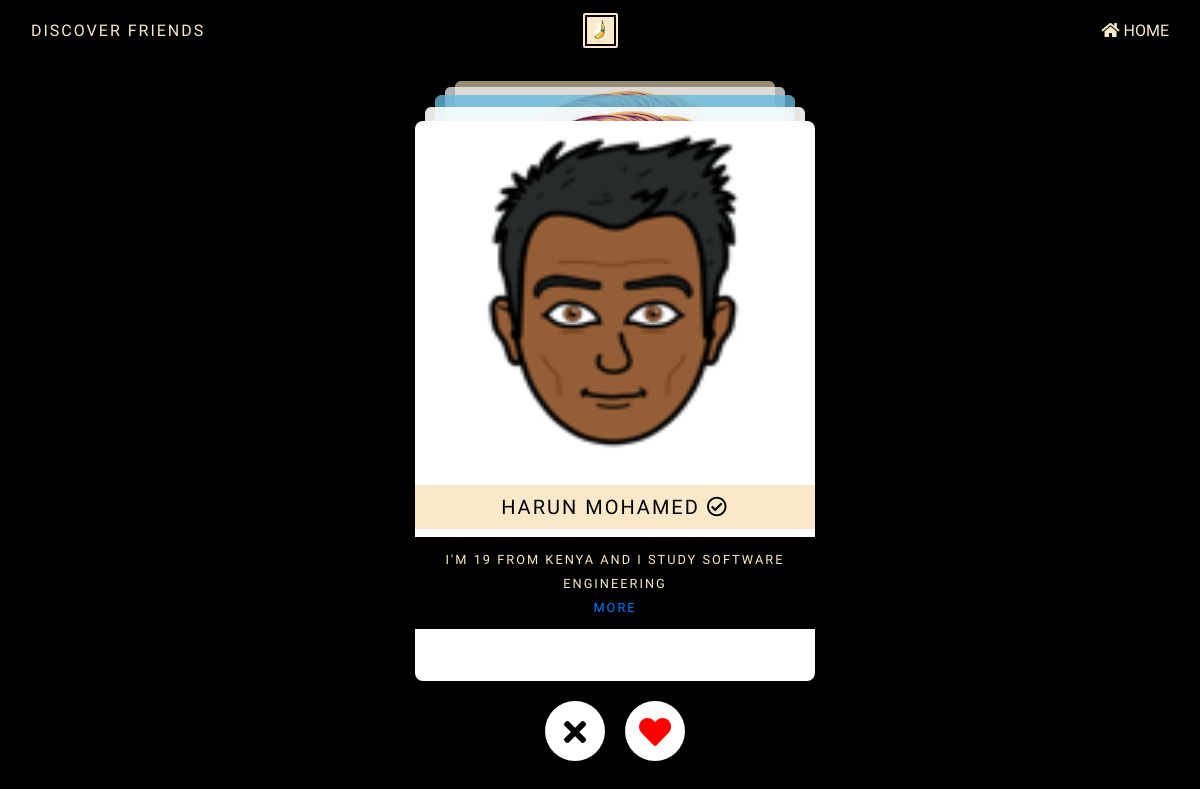
The app's page /discover with its own data.
### bambiv3/models.py (models this page shows, shortened)
class User(db.Model, UserMixin):
	id = db.Column(db.Integer, primary_key=True)
	username = db.Column(db.String(20), unique=True, nullable=False)
	email = db.Column(db.String(120), unique=True, nullable=False)
	image_file = db.Column(db.String(20), nullable=False, default='default.jpg')
	password = db.Column(db.String(60), nullable=False)
	department = db.Column(db.String(20), nullable=False)
	student_number = db.Column(db.Integer(), unique=True, nullable=False)
	age = db.Column(db.Integer(), nullable=False)
	country = db.Column(db.String(20), nullable=False)
	hobby = db.Column(db.String(20), nullable=False)
	posts = db.relationship('Post', backref='author', lazy=True)

### bambiv3/main/routes.py (the view)
@main.route('/discover')
def discover():
	users = User.query.all()
	return render_template('discover.html', users=users)

### bambiv3/templates/discover.html (shortened to what this page needs)
<!DOCTYPE html>
<html lang="en" >
<head>
    <link rel="stylesheet" href="https://cdnjs.cloudflare.com/ajax/libs/normalize/5.0.0/normalize.min.css">
    <link rel="stylesheet" href="https://stackpath.bootstrapcdn.com/bootstrap/4.1.3/css/bootstrap.min.css">
  <link rel='stylesheet' href='https://maxcdn.bootstrapcdn.com/font-awesome/4.7.0/css/font-awesome.min.css'>
  <link rel="stylesheet" href="https://use.fontawesome.com/releases/v5.4.2/css/all.css">
</head>
<body>
<div class="container-fluid">
  <nav class="navbar navbar-expand-md navbar-dark ">
    <div class="navbar-collapse collapse w-100 order-1 order-md-0 dual-collapse2">
        <ul class="navbar-nav mr-auto">
            <li>
              <span class="logo" title="Here you can Discover New Friends who share things in common with you">DISCOVER FRIENDS</span>
            </li>
        </ul>
    </div>
    <div class="mx-auto order-0">
      <a class="navbar-brand mx-auto" href="#">
        <img src="{{ url_for('static', filename='profile_pics/' + 'logo.png') }}" width="35" height="35" class="d-inline-block align-top" alt="" style="border:2px solid #F9E9C8; padding:2px;border-radius:2px;">
      </a>
    </div>
    <div class="navbar-collapse collapse w-100 order-3 dual-collapse2 settings">
        <ul class="navbar-nav ml-auto">
            <li class="nav-item">
                <a href="{{ url_for('main.home') }}" style="color:#F9E9C8;"><i class="fas fa-home" style="color:#F9E9C8;"></i> HOME</a>
            </li>
        </ul>
    </div>
</nav>
<div class="tinder">
  <div class="tinder--cards">
    {% for user in users if user != current_user %}
    <div class="tinder--card">
      <img src="{{ url_for('static', filename='profile_pics/' + user.image_file) }}" style="width: 100%" height="70%">
      <h5>{{user.username}} <i class="far fa-check-circle"></i></h5>
      <div class="info">
      <small>I'm {{user.age}} from {{user.country}} and I study {{user.department}}</small> <br>
      <small title="View {{user.username}}'s Profile and Posts"><a href="{{url_for('users.user_posts', username=user.username)}}">MORE</a></small>
      </div>
    </div>
    {% endfor %}
    <div class="tinder--card">
      <h5></h5>
      <div class="info">
      <small>Tell your friends to sign up to Bambi. We wont offer you any freebies but its worth the while</small>
    </div>
    </div>
  </div>
  <div class="tinder--buttons">
    <button id="nope"><i class="fa fa-remove"></i></button>
    <button id="love"><i class="fa fa-heart"></i></button>
  </div>
</div>
</div>
</body>
</html>

### bambiv3/templates/discover.html (style rules this page uses)
*, *:before, *:after { box-sizing: border-box; padding: 0; margin: 0; }
body { background: #000; overflow: hidden; }
.tinder { width: 100vw; height: 90vh; overflow: hidden; display: flex; flex-direction: column; position: relative; opacity: 0; transition: opacity 0.1s ease-in-out; }
.loaded.tinder { opacity: 1; }
.tinder--cards { flex-grow: 1; padding-top: 40px; text-align: center; display: flex; justify-content: center; align-items: flex-end; z-index: 1; }
.tinder--card { display: inline-block; width: 90vw; max-width: 400px; height: 70vh; background: #FFFFFF; padding-bottom: 40px; border-radius: 8px; overflow: hidden; position: absolute; will-change: transform; transition: all 0.3s ease-in-out; cursor: -webkit-grab; cursor: grab; }
.tinder--card img { max-width: 100%; pointer-events: none; }
.tinder--buttons { flex: 0 0 100px; text-align: center; padding-top: 20px; }
.tinder--buttons button { border-radius: 50%; line-height: 60px; width: 60px; border: 0; background: #FFFFFF; display: inline-block; margin: 0 8px; }
.tinder--buttons i { font-size: 32px; vertical-align: middle; }
.fa-heart { color: red; }
.fa-remove { color: #000; }
* { font-family: 'Comfortaa', cursive; }
.info { padding:10px; text-align:center; text-transform: uppercase; letter-spacing: 2px; color: #F9E9C8; background: #000; }
h5 { background: #F9E9C8; color:#000; padding:10px; text-align:center; text-transform: uppercase; letter-spacing: 2px; }
.logo { color:#F9E9C8; letter-spacing:2px; }

### records on screen
User: image_file (picture), username "HARUN MOHAMED", age "19", country "KENYA", department "SOFTWARE ENGINEERING"
